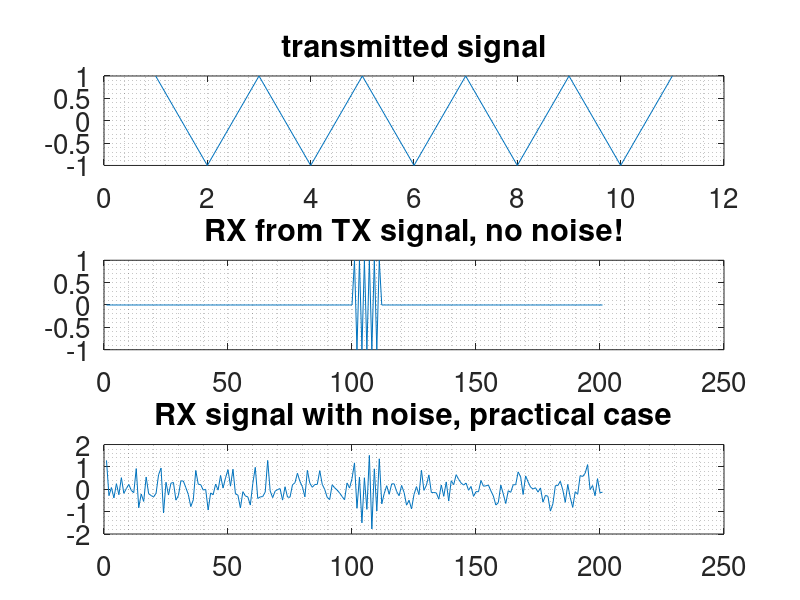
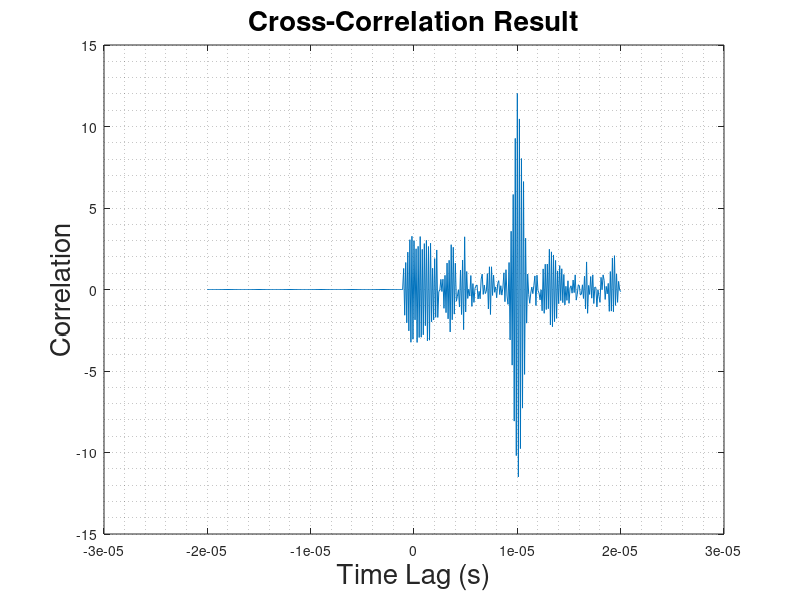

These figures' MATLAB source, in order:
function correlation()
close all;
pkg load signal;
clc;
% Define RADAR parameters and transmitted signal
c = 3e8; % light speed
T = 1e-6; % Pulse duration
fs = 10e6; % Sampling frequency
t_pulse = 0 : 1/fs : T;
tx_signal = cos(2*pi*5e6*t_pulse); % TX signal (5 MHz carrier)
s1 = subplot(3,1,1);
plot(tx_signal);
set( s1, 'title', 'transmitted signal' , 'fontsize', 20);
grid minor on;
% Simulate the echo signal from a target
target_dist = 1500; % Target is 1500m away!

% 10uS for the pulse to travel to target and back
time_delay = 2 * target_dist / c;

% Received signal, transmitted and back
t_sim = 0 : 1/fs : 2*time_delay; % Longer time vector for simulation
rx_signal = zeros(size(t_sim));
% Find the start index for the delayed signal
delay_samples = round(time_delay * fs);
% Place the delayed pulse into the received signal array
rx_signal(delay_samples + 1 : delay_samples + length(tx_signal)) = tx_signal;
s2 = subplot(3,1,2);
plot(rx_signal);
grid minor on;
set( s2, 'title', 'RX from TX signal, no noise!' , 'fontsize', 20);

% Add noise to the received signal to make it more realistic
noise = 0.9 * randn(size(rx_signal));
noisy_rx_sig = rx_signal + 0.5*noise;
s3 = subplot(3,1,3);
plot(noisy_rx_sig);
grid minor on;
set( s3, 'title', 'RX signal with noise, practical case' , 'fontsize', 20);

% Perform Cross-Correlation to find the target's echo
% xcorr is used for simulation.
[correlation_result, lags] = xcorr(noisy_rx_sig, tx_signal);

% Find the peak of the correlation result
% The peak tells us the time delay
[max_corr_value, peak_index] = max(abs(correlation_result));
peak_lag = lags(peak_index)

% target range calculation
% Convert the lag (in samples) back to time delay, and then to distance.
measured_time_delay = peak_lag / fs;
measured_range = (measured_time_delay * c) / 2;

% Print the results
fprintf(' Simulated Target Range: %.2f meters\n', target_dist);
fprintf(' Calculated Range via Correlation: %.2f meters\n', measured_range);

% Plotting the results to visualize
 figure;
 plot(lags/fs, correlation_result);
 title('Cross-Correlation Result', 'fontsize', 20);
 xlabel('Time Lag (s)', 'fontsize', 20);
 ylabel('Correlation', 'fontsize', 20);
 grid minor on;
% Uncomment above lines to visualize
end
